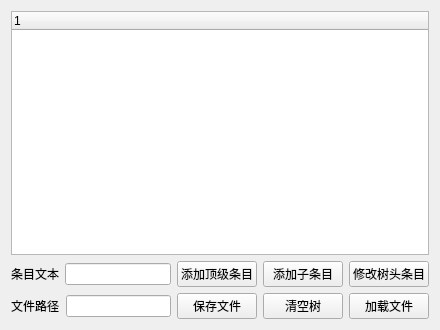
<?xml version="1.0" encoding="UTF-8"?>
<ui version="4.0">
 <class>Widget</class>
 <widget class="QWidget" name="Widget">
  <property name="geometry">
   <rect>
    <x>0</x>
    <y>0</y>
    <width>440</width>
    <height>330</height>
   </rect>
  </property>
  <property name="windowTitle">
   <string>Widget</string>
  </property>
  <layout class="QVBoxLayout" name="verticalLayout">
   <item>
    <widget class="QTreeWidget" name="treeWidget">
     <column>
      <property name="text">
       <string notr="true">1</string>
      </property>
     </column>
    </widget>
   </item>
   <item>
    <layout class="QHBoxLayout" name="horizontalLayout">
     <item>
      <widget class="QLabel" name="label">
       <property name="text">
        <string>条目文本</string>
       </property>
      </widget>
     </item>
     <item>
      <widget class="QLineEdit" name="lineEditItemText"/>
     </item>
     <item>
      <widget class="QPushButton" name="pushButtonAddTop">
       <property name="text">
        <string>添加顶级条目</string>
       </property>
      </widget>
     </item>
     <item>
      <widget class="QPushButton" name="pushButtonAddChild">
       <property name="text">
        <string>添加子条目</string>
       </property>
      </widget>
     </item>
     <item>
      <widget class="QPushButton" name="pushButtonEditHeader">
       <property name="text">
        <string>修改树头条目</string>
       </property>
      </widget>
     </item>
    </layout>
   </item>
   <item>
    <layout class="QHBoxLayout" name="horizontalLayout_2">
     <item>
      <widget class="QLabel" name="label_2">
       <property name="text">
        <string>文件路径</string>
       </property>
      </widget>
     </item>
     <item>
      <widget class="QLineEdit" name="lineEditFileName"/>
     </item>
     <item>
      <widget class="QPushButton" name="pushButtonSaveFile">
       <property name="text">
        <string>保存文件</string>
       </property>
      </widget>
     </item>
     <item>
      <widget class="QPushButton" name="pushButtonClearTree">
       <property name="text">
        <string>清空树</string>
       </property>
      </widget>
     </item>
     <item>
      <widget class="QPushButton" name="pushButtonLoadFile">
       <property name="text">
        <string>加载文件</string>
       </property>
      </widget>
     </item>
    </layout>
   </item>
  </layout>
 </widget>
 <layoutdefault spacing="6" margin="11"/>
 <resources/>
 <connections/>
</ui>
